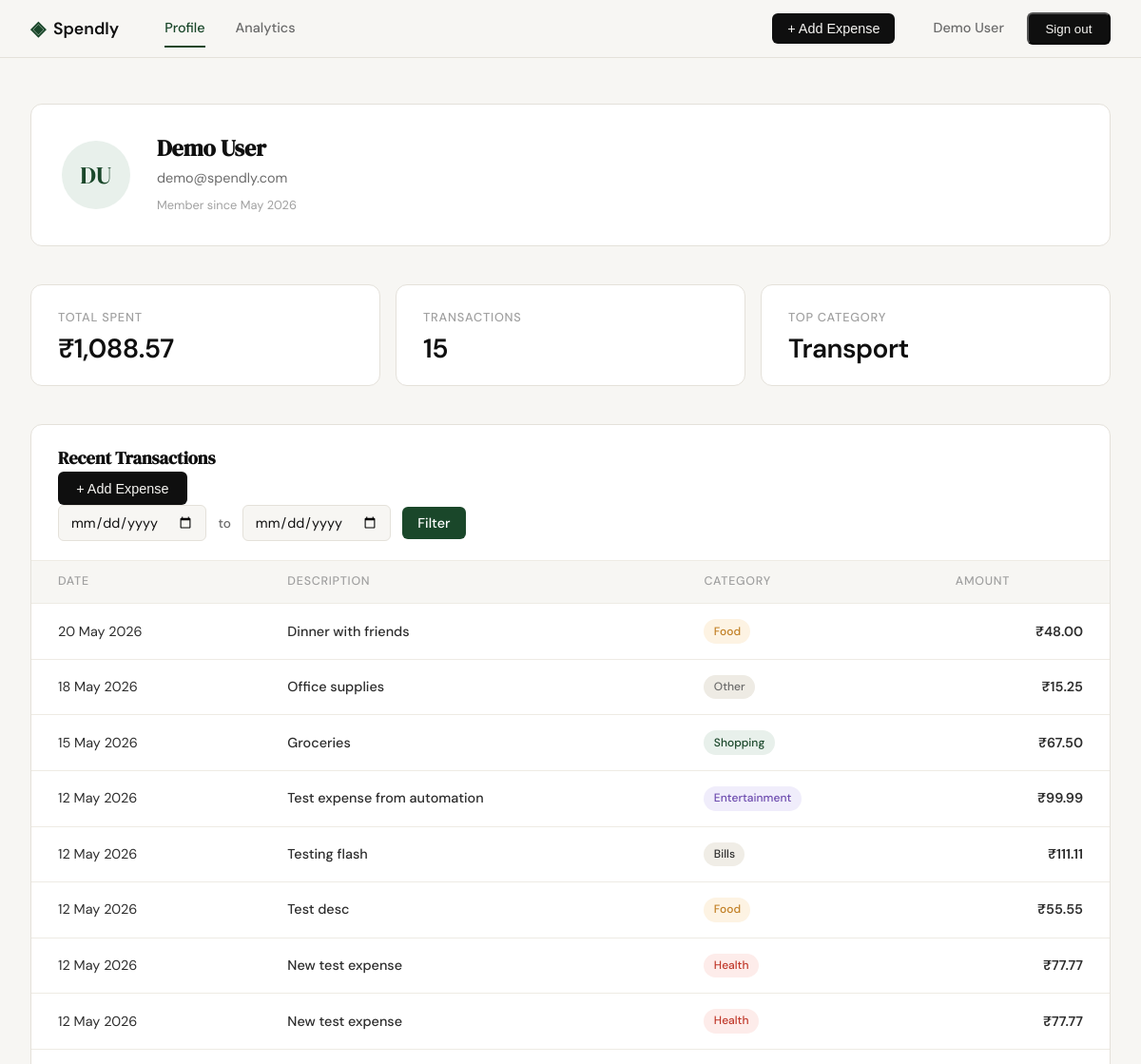
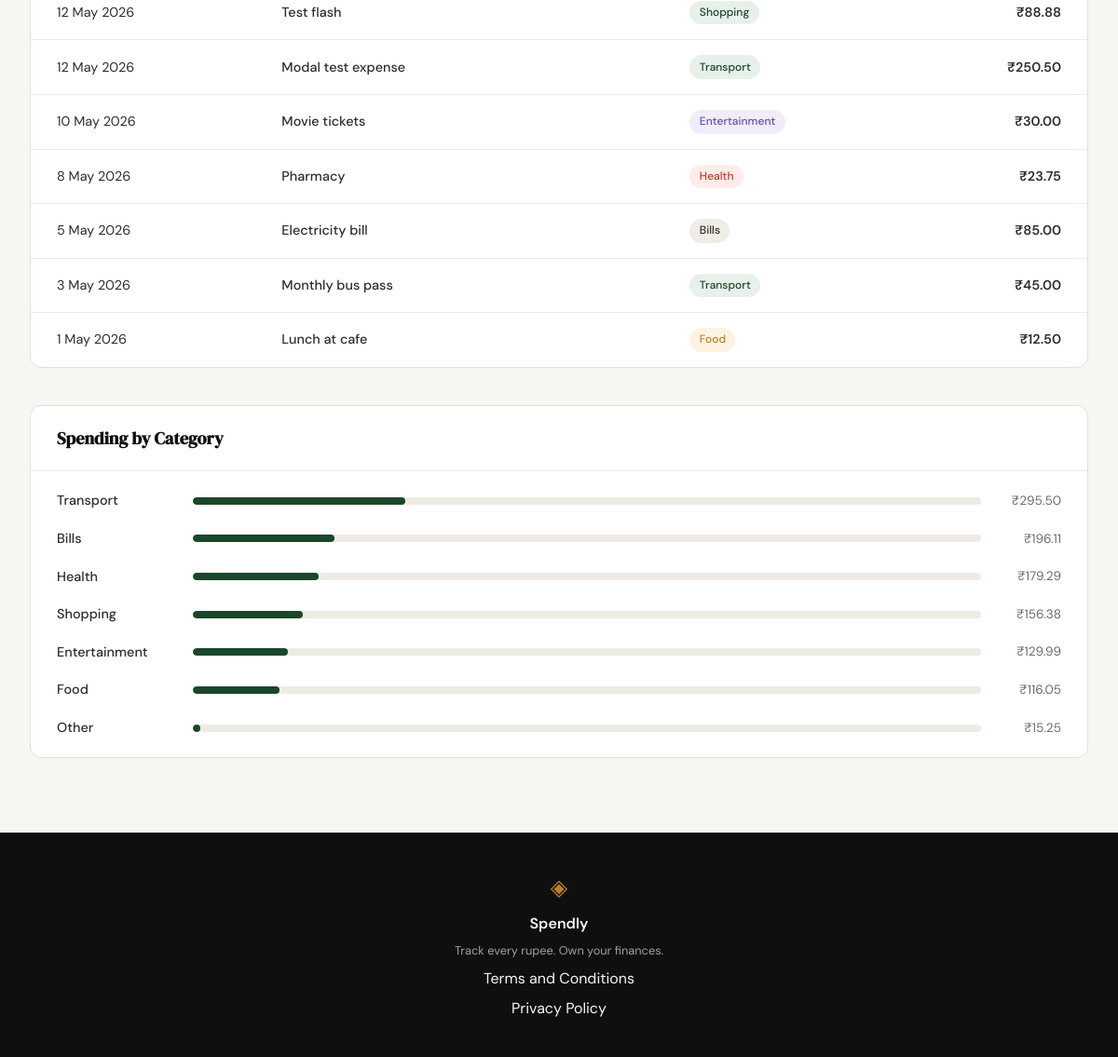
The page /profile (signed in) on the database as committed earlier (2 pictures, top to bottom).
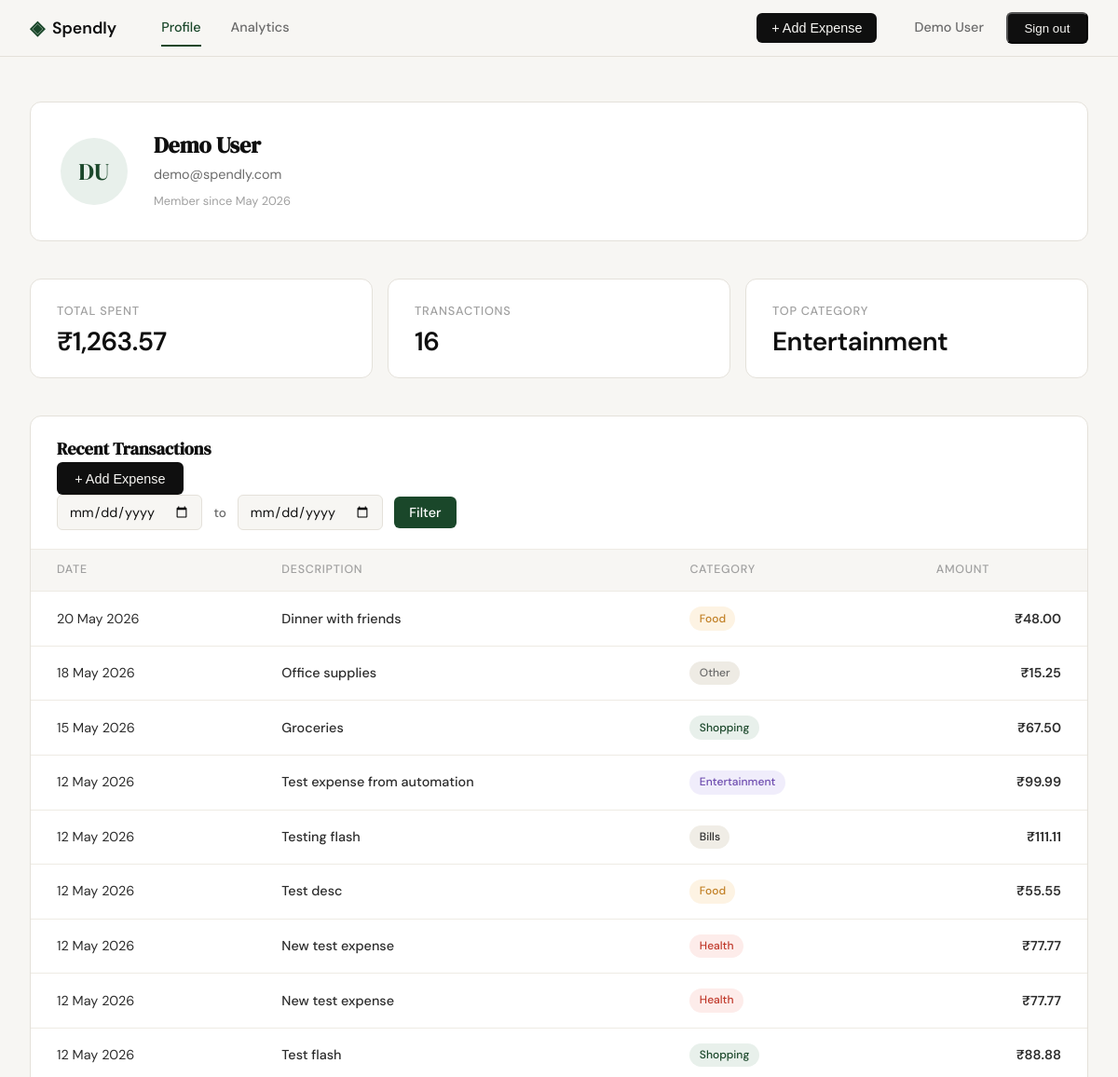
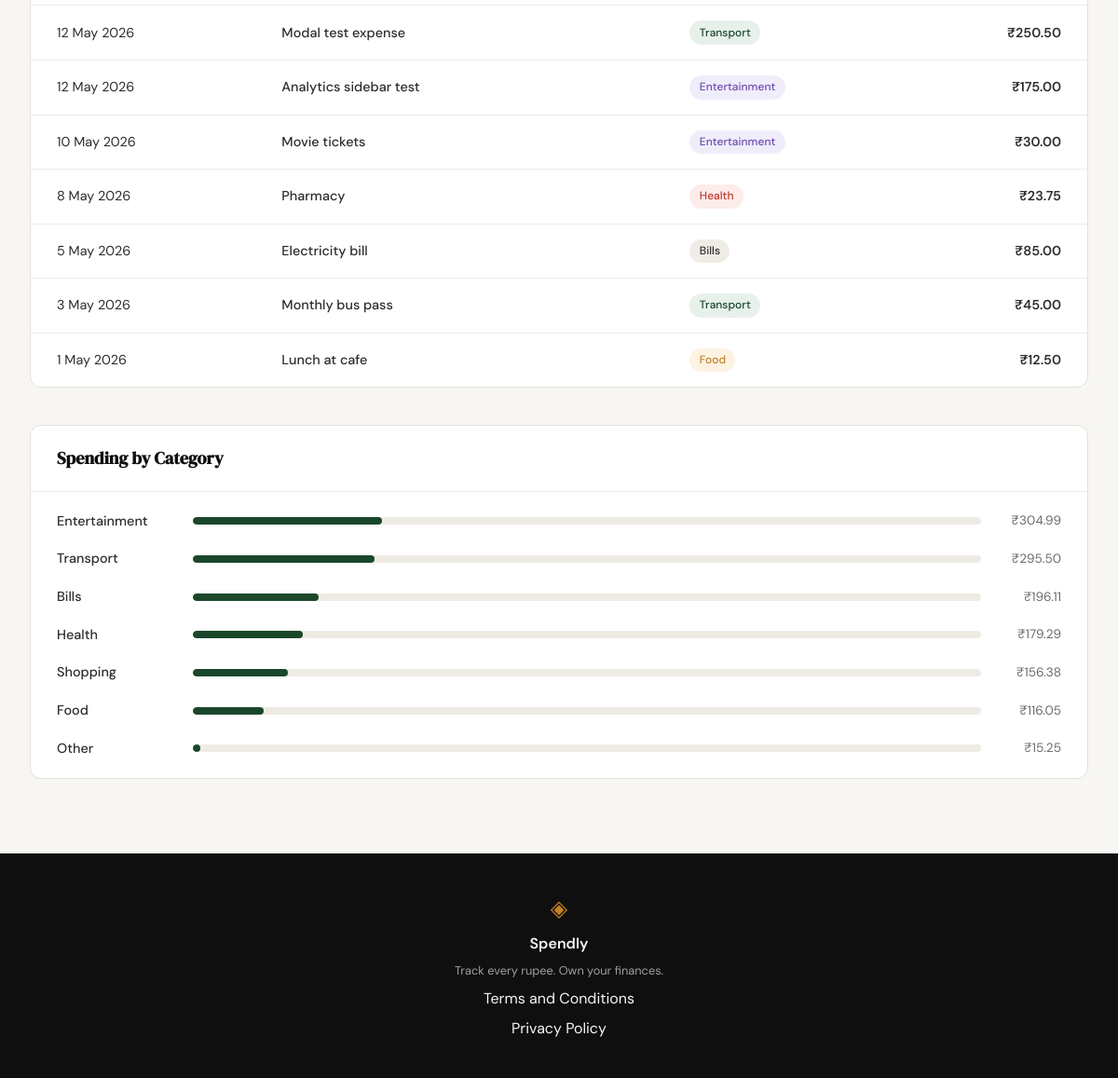
The same page on the database as committed later (2 pictures, top to bottom).
### tables this page shows
CREATE TABLE users (
            id INTEGER PRIMARY KEY AUTOINCREMENT,
            name TEXT NOT NULL,
            email TEXT UNIQUE NOT NULL,
            password_hash TEXT NOT NULL,
            created_at TEXT DEFAULT CURRENT_TIMESTAMP
        );

CREATE TABLE expenses (
            id INTEGER PRIMARY KEY AUTOINCREMENT,
            user_id INTEGER NOT NULL,
            amount REAL NOT NULL,
            category TEXT NOT NULL,
            date TEXT NOT NULL,
            description TEXT,
            created_at TEXT DEFAULT CURRENT_TIMESTAMP,
            FOREIGN KEY (user_id) REFERENCES users (id)
        );

### app.py (the view)
@app.route("/profile")
def profile():
    if "user_id" not in session:
        return redirect(url_for("login"))
    today = datetime.today().strftime("%Y-%m-%d")
    form_error = None
    start_date = request.args.get('start_date', '').strip() or None
    end_date = request.args.get('end_date', '').strip() or None
    def valid_date(s):
        try:
            datetime.strptime(s, '%Y-%m-%d')
            return True
        except ValueError:
            return False
    if start_date and not valid_date(start_date):
        start_date = None
    if end_date and not valid_date(end_date):
        end_date = None
    if start_date and end_date and end_date < start_date:
        start_date, end_date = end_date, start_date
    db_user = get_user_by_id(session["user_id"])
    initials = "".join(p[0].upper() for p in db_user["name"].split()[:2])
    member_since = datetime.strptime(db_user["created_at"][:10], "%Y-%m-%d").strftime("%B %Y")
    user = {
        "name": db_user["name"],
        "email": db_user["email"],
        "initials": initials,
        "member_since": member_since,
    }
    raw_expenses = get_user_expenses(session["user_id"], start_date, end_date)
    transactions = [
        {
            "date": datetime.strptime(row["date"], "%Y-%m-%d").strftime("%-d %B %Y"),
            "description": row["description"] or "",
            "category": row["category"],
            "amount": f"₹{row['amount']:.2f}",
        }
        for row in raw_expenses
    ]
    categories = get_category_stats(session["user_id"], start_date, end_date)
    total_amount = sum(row["amount"] for row in raw_expenses) if raw_expenses else 0.0
    tx_count = len(raw_expenses)
    top_cat = "—"
    if raw_expenses:
        cat_totals = {}
        for row in raw_expenses:
            cat = row["category"]
            cat_totals[cat] = cat_totals.get(cat, 0) + row["amount"]
        top_cat = max(cat_totals, key=cat_totals.get)
    stats = {
        "total_spent": f"₹{total_amount:,.2f}",
        "transactions": tx_count,
        "top_category": top_cat,
    }
    return render_template(
        "profile.html",
        user=user,
        stats=stats,
        transactions=transactions,
        categories=categories,
        start_date=start_date or '',
        end_date=end_date or '',
        filter_active=bool(start_date or end_date),
        today=today,
    )

### database/db.py (called while the page is built)
def get_db():
    db_path = os.path.join(os.path.dirname(__file__), '..', 'spendly.db')
    conn = sqlite3.connect(db_path)
    conn.row_factory = sqlite3.Row
    conn.execute('PRAGMA foreign_keys = ON')
    return conn

def get_user_by_id(user_id):
    conn = get_db()
    cursor = conn.cursor()
    cursor.execute('SELECT * FROM users WHERE id = ?', (user_id,))
    user = cursor.fetchone()
    conn.close()
    return user

def get_user_expenses(user_id, start_date=None, end_date=None):
    conn = get_db()
    cursor = conn.cursor()
    query = 'SELECT date, description, category, amount FROM expenses WHERE user_id = ?'
    params = [user_id]
    if start_date:
        query += ' AND date >= ?'
        params.append(start_date)
    if end_date:
        query += ' AND date <= ?'
        params.append(end_date)
    query += ' ORDER BY date DESC'
    cursor.execute(query, params)
    rows = cursor.fetchall()
    conn.close()
    return rows

def get_category_stats(user_id, start_date=None, end_date=None):
    conn = get_db()
    cursor = conn.cursor()
    query = 'SELECT category, SUM(amount) as total FROM expenses WHERE user_id = ?'
    params = [user_id]
    if start_date:
        query += ' AND date >= ?'
        params.append(start_date)
    if end_date:
        query += ' AND date <= ?'
        params.append(end_date)
    query += ' GROUP BY category ORDER BY total DESC'
    cursor.execute(query, params)
    rows = cursor.fetchall()
    conn.close()
    grand_total = sum(row["total"] for row in rows)
    return [
        {
            "name": row["category"],
            "amount": f"₹{row['total']:,.2f}",
            "percent": round((row["total"] / grand_total) * 100) if grand_total else 0,
        }
        for row in rows
    ]

### templates/profile.html (shortened to what this page needs)
{% extends "base.html" %}
{% block content %}
<section class="profile-section">
    <div class="profile-card">
        <div class="profile-avatar">{{ user.initials }}</div>
        <div class="profile-meta">
            <h1 class="profile-name">{{ user.name }}</h1>
            <p class="profile-email">{{ user.email }}</p>
            <p class="profile-since">Member since {{ user.member_since }}</p>
        </div>
    </div>
    <div class="stats-row">
        <div class="stat-card">
            <div class="stat-label">Total Spent</div>
            <div class="stat-value">{{ stats.total_spent }}</div>
        </div>
        <div class="stat-card">
            <div class="stat-label">Transactions</div>
            <div class="stat-value">{{ stats.transactions }}</div>
        </div>
        <div class="stat-card">
            <div class="stat-label">Top Category</div>
            <div class="stat-value">{{ stats.top_category }}</div>
        </div>
    </div>
    <div class="section-card">
        <div class="section-header">
            <h2 class="section-title">Recent Transactions</h2>
            <button type="button" class="btn-add-expense" onclick="openAddExpenseModal()">+ Add Expense</button>
            <form class="date-filter-form" method="GET" action="{{ url_for('profile') }}">
                <input type="date" name="start_date" value="{{ start_date }}" class="filter-input">
                <span class="filter-sep">to</span>
                <input type="date" name="end_date" value="{{ end_date }}" class="filter-input">
                <button type="submit" class="filter-btn">Filter</button>
            </form>
        </div>
        <table class="txn-table">
            <thead>
                <tr>
                    <th>Date</th>
                    <th>Description</th>
                    <th>Category</th>
                    <th class="txn-amount">Amount</th>
                </tr>
            </thead>
            <tbody>
                {% for txn in transactions %}
                <tr>
                    <td class="txn-date">{{ txn.date }}</td>
                    <td class="txn-desc">{{ txn.description }}</td>
                    <td>
                        <span class="badge badge--{{ txn.category | lower }}">{{ txn.category }}</span>
                    </td>
                    <td class="txn-amount">{{ txn.amount }}</td>
                </tr>
                {% else %}
                <tr>
                    <td colspan="4" class="empty-state">No expenses found for this period.</td>
                </tr>
                {% endfor %}
            </tbody>
        </table>
    </div>
    <div class="section-card">
        <div class="section-header">
            <h2 class="section-title">Spending by Category</h2>
        </div>
        <div class="cat-list">
            {% for cat in categories %}
            <div class="cat-row">
                <span class="cat-name">{{ cat.name }}</span>
                <div class="bar-track">
                    <div class="bar-fill" style="--bar: {{ cat.percent }}%"></div>
                </div>
                <span class="cat-amount">{{ cat.amount }}</span>
            </div>
            {% else %}
            <p class="empty-state">No categories found for this period.</p>
            {% endfor %}
        </div>
    </div>
</section>
{% endblock %}

### templates/base.html (shortened to what this page needs)
<!DOCTYPE html>
<html lang="en">
<head>
    <link rel="stylesheet" href="{{ url_for('static', filename='css/style.css') }}">
</head>
<body>
    <nav class="navbar">
        <div class="nav-inner">
            <a href="{{ url_for('landing') }}" class="nav-brand">
                <span class="brand-icon">◈</span>
                <span class="brand-name">Spendly</span>
            </a>
            <div class="nav-menu">
                {% if session.get("user_id") %}
                    <a href="{{ url_for('profile') }}" class="nav-menu-item {% if request.endpoint == 'profile' %}active{% endif %}">Profile</a>
                    <a href="{{ url_for('analytics') }}" class="nav-menu-item {% if request.endpoint == 'analytics' %}active{% endif %}">Analytics</a>
                {% endif %}
            </div>
            <div class="nav-links">
                {% if session.get("user_id") %}
                    <button type="button" class="nav-add-expense" onclick="openAddExpenseModal()">+ Add Expense</button>
                    <span style="color: var(--ink-muted); font-size: 0.9rem;">{{ session.get("user_name") }}</span>
                    <form method="POST" action="{{ url_for('logout') }}" style="display:inline;">
                        <button type="submit" class="nav-cta">Sign out</button>
                    </form>
                {% else %}
                    <a href="{{ url_for('login') }}">Sign in</a>
                    <a href="{{ url_for('register') }}" class="nav-cta">Get started</a>
                {% endif %}
            </div>
        </div>
    </nav>
    <main class="main-content">
        {% block content %}{% endblock %}
    </main>
    <footer class="footer">
        <div class="footer-inner">
            <span class="brand-icon">◈</span>
            <span class="footer-name">Spendly</span>
            <p class="footer-copy">Track every rupee. Own your finances.</p>
            <a href="/terms">Terms and Conditions</a>
            <a href="/privacy">Privacy Policy</a>
        </div>
    </footer>
</body>
</html>

Rows that differ between the two databases and show on the page:
added expenses: date "12 May 2026", description "Analytics sidebar test", category "Entertainment", amount "₹175.00"
Other text that changed with them:
{{ stats.total_spent }}: "₹1,088.57" → "₹1,263.57"
{{ stats.transactions }}: "15" → "16"
{{ stats.top_category }}: "Transport" → "Entertainment"
{{ cat.percent }}: 27 → 23 (drawn)
{{ cat.percent }}: 18 → 16 (drawn)
{{ cat.percent }}: 16 → 14 (drawn)
{{ cat.percent }}: 14 → 12 (drawn)
{{ cat.percent }}: 11 → 9 (drawn)
new list line: "Entertainment ₹304.99"
list line gone: "Entertainment ₹129.99"
